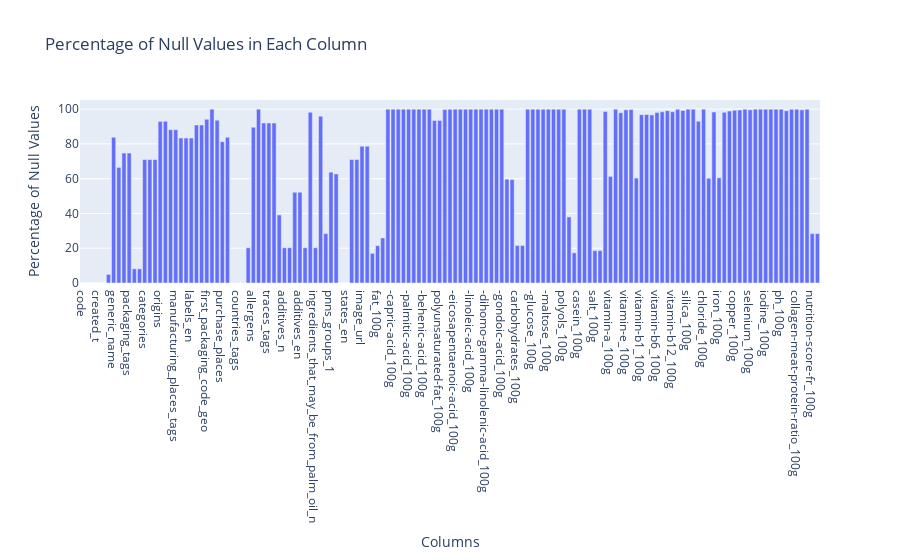

Source (notebook cell):
### Markdown cell above
#### Total null values distribution across each column

### Code cell
# Lets see how many null values are present in each column with percentages

import pandas as pd
import matplotlib.pyplot as plt
import seaborn as sns
import plotly.express as px

null_percentages = df.isnull().mean() * 100
null_percentages = null_percentages[null_percentages > 0]
fig = px.bar(x=null_percentages.index, y=null_percentages.values, labels={'x': 'Columns', 'y': 'Percentage of Null Values'}, title='Percentage of Null Values in Each Column')
plt.figure(figsize=(20, 6))
fig.show()

# If the image is not visible in notebook. Go to images and look at 'null_value_visualisation.png'.

### Figure 1 — Plotly figure (JSON) as saved in the notebook; plotly's stock layout.template omitted (floating-point values rounded to 4 significant figures; data arrays with more than 128 entries replaced by an {"elided": "..."} marker saying what was removed)
{"data": [{"alignmentgroup": "True", "hovertemplate": "Columns=%{x}<br>Percentage of Null Values=%{y}<extra></extra>", "legendgroup": "", "marker": {"color": "#636efa", "pattern": {"shape": ""}}, "name": "", "offsetgroup": "", "orientation": "v", "showlegend": false, "textposition": "auto", "type": "bar", "x": {"elided": "143 str values"}, "xaxis": "x", "y": {"elided": "143 float values"}, "yaxis": "y"}], "layout": {"barmode": "relative", "legend": {"tracegroupgap": 0}, "title": {"text": "Percentage of Null Values in Each Column"}, "xaxis": {"anchor": "y", "domain": [0, 1], "title": {"text": "Columns"}}, "yaxis": {"anchor": "x", "domain": [0, 1], "title": {"text": "Percentage of Null Values"}}}}
